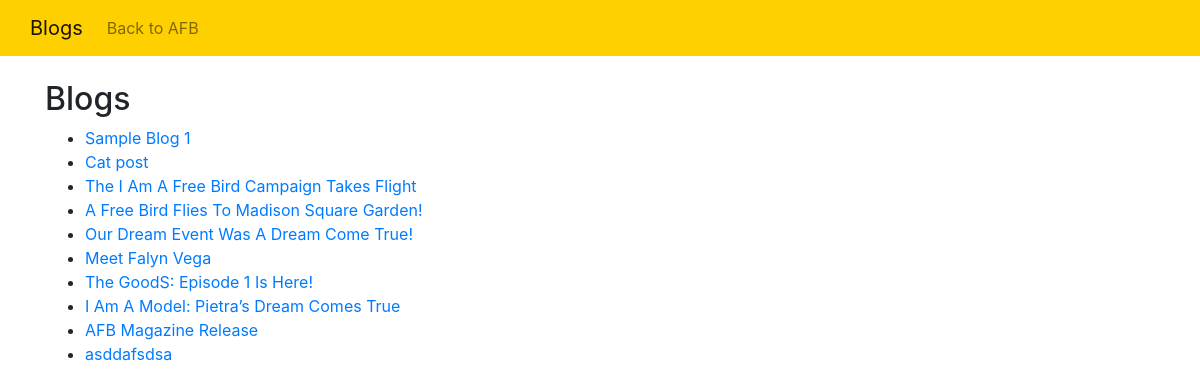
The page / on the database its author committed.
### blog/models.py (models this page shows, shortened)
class Blog(models.Model):
    title = models.CharField(max_length=50)
    body = models.TextField()
    created = models.DateField(auto_now_add=True)
    modified = models.DateField()
    image = models.ImageField(upload_to ='blog/static/uploads/')

### blog/views.py (the view)
# urls.py: path("", views.BlogListView.as_view(), name="home"),
class BlogListView(ListView):
    model = Blog
    context_object_name = "blogs"
    template_name = "blog/blog_list.html"

### blog/templates/blog/blog_list.html
{% extends "blog/base.html" %}
{% block content %}
<h2>Blogs</h2>
<ul>
    {% for blog in blogs %}
        <li>
            <a href="{% url 'blog' blog.pk %}">
                {{ blog.title }}
            </a>
            </li>
    {% endfor %}
</ul>
{% endblock content %}

### rows shown on the page
Blog: title "Sample Blog 1"
Blog: title "Cat post"
Blog: title "The I Am A Free Bird Campaign Takes Flight"
Blog: title "A Free Bird Flies To Madison Square Garden!"
Blog: title "Our Dream Event Was A Dream Come True!"
Blog: title "Meet Falyn Vega"
Blog: title "The GoodS: Episode 1 Is Here!"
Blog: title "I Am A Model: Pietra’s Dream Comes True"
Blog: title "AFB Magazine Release"
Blog: title "asddafsdsa"
